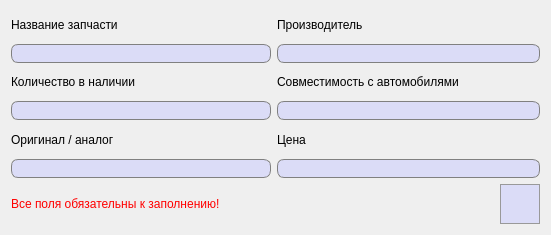
<?xml version="1.0" encoding="UTF-8"?>
<ui version="4.0">
 <class>AddSparePart</class>
 <widget class="QDialog" name="AddSparePart">
  <property name="geometry">
   <rect>
    <x>0</x>
    <y>0</y>
    <width>551</width>
    <height>235</height>
   </rect>
  </property>
  <property name="windowTitle">
   <string>Добавление запчасти</string>
  </property>
  <layout class="QGridLayout" name="gridLayout_2">
   <item row="0" column="0">
    <layout class="QGridLayout" name="gridLayout">
     <item row="0" column="0">
      <widget class="QLabel" name="label">
       <property name="font">
        <font>
         <pointsize>9</pointsize>
        </font>
       </property>
       <property name="text">
        <string>Название запчасти</string>
       </property>
      </widget>
     </item>
     <item row="1" column="0">
      <widget class="QLineEdit" name="sparePartNameLine">
       <property name="minimumSize">
        <size>
         <width>260</width>
         <height>0</height>
        </size>
       </property>
       <property name="font">
        <font>
         <pointsize>10</pointsize>
        </font>
       </property>
       <property name="styleSheet">
        <string notr="true">QLineEdit {
	border: 1px solid gray;
    border-radius: 7px;
    background-color: #dbdcf7;
	padding-left: 3px;
}</string>
       </property>
      </widget>
     </item>
     <item row="2" column="0">
      <widget class="QLabel" name="label_3">
       <property name="font">
        <font>
         <pointsize>9</pointsize>
        </font>
       </property>
       <property name="text">
        <string>Количество в наличии</string>
       </property>
      </widget>
     </item>
     <item row="3" column="0">
      <widget class="QLineEdit" name="quantityInStockLine">
       <property name="minimumSize">
        <size>
         <width>260</width>
         <height>0</height>
        </size>
       </property>
       <property name="font">
        <font>
         <pointsize>10</pointsize>
        </font>
       </property>
       <property name="styleSheet">
        <string notr="true">QLineEdit {
	border: 1px solid gray;
    border-radius: 7px;
    background-color: #dbdcf7;
	padding-left: 3px;
}</string>
       </property>
      </widget>
     </item>
     <item row="4" column="0">
      <widget class="QLabel" name="label_5">
       <property name="font">
        <font>
         <pointsize>9</pointsize>
        </font>
       </property>
       <property name="text">
        <string>Оригинал / аналог</string>
       </property>
      </widget>
     </item>
     <item row="5" column="0">
      <widget class="QLineEdit" name="isOriginalLine">
       <property name="minimumSize">
        <size>
         <width>260</width>
         <height>0</height>
        </size>
       </property>
       <property name="font">
        <font>
         <pointsize>10</pointsize>
        </font>
       </property>
       <property name="styleSheet">
        <string notr="true">QLineEdit {
	border: 1px solid gray;
    border-radius: 7px;
    background-color: #dbdcf7;
	padding-left: 3px;
}</string>
       </property>
      </widget>
     </item>
     <item row="6" column="2">
      <widget class="QPushButton" name="createSparePartButton">
       <property name="minimumSize">
        <size>
         <width>40</width>
         <height>40</height>
        </size>
       </property>
       <property name="styleSheet">
        <string notr="true">QPushButton {
	background-color: #dbdcf7;
	border: 1px solid #999999;
}

QPushButton:hover {
	background-color: #d5d6f0;
	border: 1px solid #acacac;
}

QPushButton:pressed {
	background-color: #cbcde6;
	border: 2px solid #999999;
}</string>
       </property>
       <property name="text">
        <string/>
       </property>
       <property name="icon">
        <iconset resource="images.qrc">
         <normaloff>:/images/save.png</normaloff>:/images/save.png</iconset>
       </property>
       <property name="iconSize">
        <size>
         <width>30</width>
         <height>30</height>
        </size>
       </property>
       <property name="autoDefault">
        <bool>false</bool>
       </property>
      </widget>
     </item>
     <item row="1" column="1" colspan="2">
      <widget class="QLineEdit" name="manufacturerLine">
       <property name="minimumSize">
        <size>
         <width>260</width>
         <height>0</height>
        </size>
       </property>
       <property name="font">
        <font>
         <pointsize>10</pointsize>
        </font>
       </property>
       <property name="styleSheet">
        <string notr="true">QLineEdit {
	border: 1px solid gray;
    border-radius: 7px;
    background-color: #dbdcf7;
	padding-left: 3px;
}</string>
       </property>
      </widget>
     </item>
     <item row="3" column="1" colspan="2">
      <widget class="QLineEdit" name="autoCompatibilityLine">
       <property name="minimumSize">
        <size>
         <width>260</width>
         <height>0</height>
        </size>
       </property>
       <property name="font">
        <font>
         <pointsize>10</pointsize>
        </font>
       </property>
       <property name="styleSheet">
        <string notr="true">QLineEdit {
	border: 1px solid gray;
    border-radius: 7px;
    background-color: #dbdcf7;
	padding-left: 3px;
}</string>
       </property>
      </widget>
     </item>
     <item row="5" column="1" colspan="2">
      <widget class="QLineEdit" name="priceLine">
       <property name="minimumSize">
        <size>
         <width>260</width>
         <height>0</height>
        </size>
       </property>
       <property name="font">
        <font>
         <pointsize>10</pointsize>
        </font>
       </property>
       <property name="styleSheet">
        <string notr="true">QLineEdit {
	border: 1px solid gray;
    border-radius: 7px;
    background-color: #dbdcf7;
	padding-left: 3px;
}</string>
       </property>
      </widget>
     </item>
     <item row="2" column="1" colspan="2">
      <widget class="QLabel" name="label_4">
       <property name="font">
        <font>
         <pointsize>9</pointsize>
        </font>
       </property>
       <property name="text">
        <string>Совместимость с автомобилями</string>
       </property>
      </widget>
     </item>
     <item row="4" column="1" colspan="2">
      <widget class="QLabel" name="label_6">
       <property name="font">
        <font>
         <pointsize>9</pointsize>
        </font>
       </property>
       <property name="text">
        <string>Цена</string>
       </property>
      </widget>
     </item>
     <item row="0" column="1" colspan="2">
      <widget class="QLabel" name="label_2">
       <property name="font">
        <font>
         <pointsize>9</pointsize>
        </font>
       </property>
       <property name="text">
        <string>Производитель</string>
       </property>
      </widget>
     </item>
     <item row="6" column="1">
      <spacer name="horizontalSpacer">
       <property name="orientation">
        <enum>Qt::Horizontal</enum>
       </property>
       <property name="sizeHint" stdset="0">
        <size>
         <width>40</width>
         <height>20</height>
        </size>
       </property>
      </spacer>
     </item>
     <item row="6" column="0">
      <widget class="QLabel" name="errorLabel">
       <property name="minimumSize">
        <size>
         <width>260</width>
         <height>0</height>
        </size>
       </property>
       <property name="font">
        <font>
         <pointsize>9</pointsize>
        </font>
       </property>
       <property name="styleSheet">
        <string notr="true">QLabel {
	color: red;
}</string>
       </property>
       <property name="text">
        <string>Все поля обязательны к заполнению!</string>
       </property>
      </widget>
     </item>
    </layout>
   </item>
  </layout>
 </widget>
 <resources>
  <include location="images.qrc"/>
 </resources>
 <connections/>
</ui>
